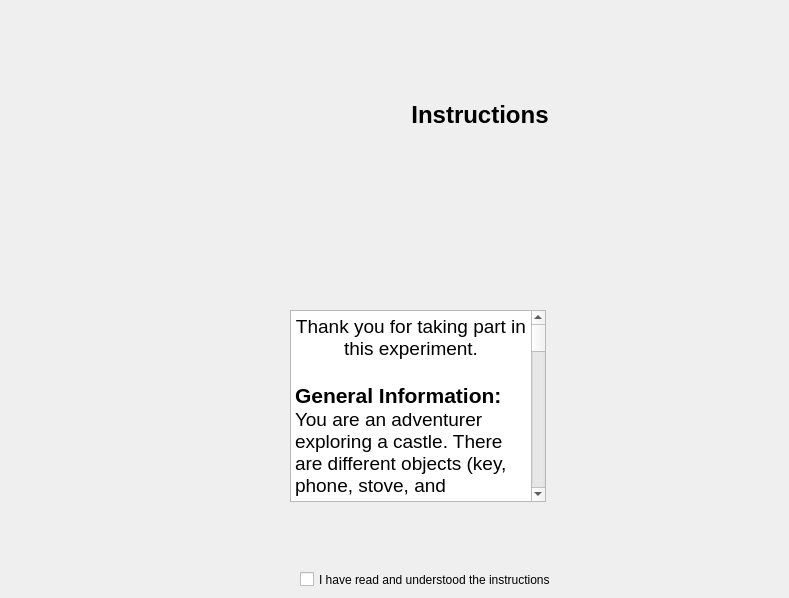
    <widget class="QWidget" name="instructionsPage">
     <widget class="QTextBrowser" name="instructionsText">
      <property name="geometry">
       <rect>
        <x>290</x>
        <y>310</y>
        <width>256</width>
        <height>192</height>
       </rect>
      </property>
      <property name="html">
       <string>&lt;!DOCTYPE HTML PUBLIC &quot;-//W3C//DTD HTML 4.0//EN&quot; &quot;http://www.w3.org/TR/REC-html40/strict.dtd&quot;&gt;
&lt;html&gt;&lt;head&gt;&lt;meta name=&quot;qrichtext&quot; content=&quot;1&quot; /&gt;&lt;style type=&quot;text/css&quot;&gt;
p, li { white-space: pre-wrap; }
&lt;/style&gt;&lt;/head&gt;&lt;body style=&quot; font-family:'Arial'; font-size:14pt; font-weight:400; font-style:normal;&quot;&gt;
&lt;p align=&quot;center&quot; style=&quot; margin-top:0px; margin-bottom:0px; margin-left:0px; margin-right:0px; -qt-block-indent:0; text-indent:0px;&quot;&gt;Thank you for taking part in this experiment.&lt;/p&gt;
&lt;p align=&quot;center&quot; style=&quot;-qt-paragraph-type:empty; margin-top:0px; margin-bottom:0px; margin-left:0px; margin-right:0px; -qt-block-indent:0; text-indent:0px;&quot;&gt;&lt;br /&gt;&lt;/p&gt;
&lt;p style=&quot; margin-top:0px; margin-bottom:0px; margin-left:0px; margin-right:0px; -qt-block-indent:0; text-indent:0px;&quot;&gt;&lt;span style=&quot; font-size:16pt; font-weight:600;&quot;&gt;General Information:&lt;/span&gt;&lt;/p&gt;
&lt;p style=&quot; margin-top:0px; margin-bottom:0px; margin-left:0px; margin-right:0px; -qt-block-indent:0; text-indent:0px;&quot;&gt;You are an adventurer exploring a castle. There are different objects (key, phone, stove, and lightbulb) that can open different rooms (pink, blue, brown, green). Each room has a certain (changing over time) probability of yielding a treasure. Your aim is to collect as many treasures as possible.&lt;/p&gt;
&lt;p style=&quot;-qt-paragraph-type:empty; margin-top:0px; margin-bottom:0px; margin-left:0px; margin-right:0px; -qt-block-indent:0; text-indent:0px;&quot;&gt;&lt;br /&gt;&lt;/p&gt;
&lt;p style=&quot; margin-top:0px; margin-bottom:0px; margin-left:0px; margin-right:0px; -qt-block-indent:0; text-indent:0px;&quot;&gt;&lt;span style=&quot; font-size:16pt; font-weight:600;&quot;&gt;The Quiz:&lt;/span&gt;&lt;/p&gt;
&lt;p style=&quot; margin-top:0px; margin-bottom:0px; margin-left:0px; margin-right:0px; -qt-block-indent:0; text-indent:0px;&quot;&gt;In the quiz you have to learn the combinations between the objects and the rooms.&lt;/p&gt;
&lt;p style=&quot;-qt-paragraph-type:empty; margin-top:0px; margin-bottom:0px; margin-left:0px; margin-right:0px; -qt-block-indent:0; text-indent:0px;&quot;&gt;&lt;br /&gt;&lt;/p&gt;
&lt;p style=&quot; margin-top:0px; margin-bottom:0px; margin-left:0px; margin-right:0px; -qt-block-indent:0; text-indent:0px;&quot;&gt;Each object can open two different rooms, and each room can be opened by two different objects. No object has the same combination of rooms it can open as another object, and no room has the same combination of objects that can open it as another room.&lt;/p&gt;
&lt;p style=&quot;-qt-paragraph-type:empty; margin-top:0px; margin-bottom:0px; margin-left:0px; margin-right:0px; -qt-block-indent:0; text-indent:0px;&quot;&gt;&lt;br /&gt;&lt;/p&gt;
&lt;p style=&quot; margin-top:0px; margin-bottom:0px; margin-left:0px; margin-right:0px; -qt-block-indent:0; text-indent:0px;&quot;&gt;You will be presented with an object (or a room) at the top of the screen and two rooms (or objects) below. You need to select the correct room for your object (or object for your room). &lt;/p&gt;
&lt;p style=&quot; margin-top:0px; margin-bottom:0px; margin-left:0px; margin-right:0px; -qt-block-indent:0; text-indent:0px;&quot;&gt;- Press the LEFT ARROW KEY to select the stimuli on the LEFT.&lt;/p&gt;
&lt;p style=&quot; margin-top:0px; margin-bottom:0px; margin-left:0px; margin-right:0px; -qt-block-indent:0; text-indent:0px;&quot;&gt;- Press the RIGHT ARROW KEY to select the stimuli on the RIGHT.&lt;/p&gt;
&lt;p style=&quot;-qt-paragraph-type:empty; margin-top:0px; margin-bottom:0px; margin-left:0px; margin-right:0px; -qt-block-indent:0; text-indent:0px;&quot;&gt;&lt;br /&gt;&lt;/p&gt;
&lt;p style=&quot; margin-top:0px; margin-bottom:0px; margin-left:0px; margin-right:0px; -qt-block-indent:0; text-indent:0px;&quot;&gt;You have only 3 seconds to answer, if you do not respond in time your answer will be considered incorrect.&lt;/p&gt;
&lt;p style=&quot; margin-top:0px; margin-bottom:0px; margin-left:0px; margin-right:0px; -qt-block-indent:0; text-indent:0px;&quot;&gt;You will receive feedback telling you if you answered correctly.&lt;/p&gt;
&lt;p style=&quot;-qt-paragraph-type:empty; margin-top:0px; margin-bottom:0px; margin-left:0px; margin-right:0px; -qt-block-indent:0; text-indent:0px;&quot;&gt;&lt;br /&gt;&lt;/p&gt;
&lt;p style=&quot; margin-top:0px; margin-bottom:0px; margin-left:0px; margin-right:0px; -qt-block-indent:0; text-indent:0px;&quot;&gt;There are 16 questions (one for each relation between stimuli), you need to answer each question correctly before going on to the trials. If you make a mistake the quiz will start again.&lt;/p&gt;
&lt;p style=&quot;-qt-paragraph-type:empty; margin-top:0px; margin-bottom:0px; margin-left:0px; margin-right:0px; -qt-block-indent:0; text-indent:0px;&quot;&gt;&lt;br /&gt;&lt;/p&gt;
&lt;p style=&quot; margin-top:0px; margin-bottom:0px; margin-left:0px; margin-right:0px; -qt-block-indent:0; text-indent:0px;&quot;&gt;&lt;span style=&quot; font-size:16pt; font-weight:600;&quot;&gt;The Trials:&lt;/span&gt;&lt;/p&gt;
&lt;p style=&quot; margin-top:0px; margin-bottom:0px; margin-left:0px; margin-right:0px; -qt-block-indent:0; text-indent:0px;&quot;&gt;The total number of trial is set by the experimenter.&lt;/p&gt;
&lt;p style=&quot;-qt-paragraph-type:empty; margin-top:0px; margin-bottom:0px; margin-left:0px; margin-right:0px; -qt-block-indent:0; text-indent:0px;&quot;&gt;&lt;br /&gt;&lt;/p&gt;
&lt;p style=&quot; margin-top:0px; margin-bottom:0px; margin-left:0px; margin-right:0px; -qt-block-indent:0; text-indent:0px;&quot;&gt;There are &lt;span style=&quot; font-weight:600;&quot;&gt;practice trials&lt;/span&gt; where you can take as long as you want to answer. &lt;/p&gt;
&lt;p style=&quot; margin-top:0px; margin-bottom:0px; margin-left:0px; margin-right:0px; -qt-block-indent:0; text-indent:0px;&quot;&gt;There are &lt;span style=&quot; font-weight:600;&quot;&gt;experimental trials&lt;/span&gt; where you have only 2 seconds to answer or the trial will be skipped and you will not have an opportunity to earn treasure during that trial.&lt;/p&gt;
&lt;p style=&quot;-qt-paragraph-type:empty; margin-top:0px; margin-bottom:0px; margin-left:0px; margin-right:0px; -qt-block-indent:0; text-indent:0px;&quot;&gt;&lt;br /&gt;&lt;/p&gt;
&lt;p style=&quot; margin-top:0px; margin-bottom:0px; margin-left:0px; margin-right:0px; -qt-block-indent:0; text-indent:0px;&quot;&gt;&lt;span style=&quot; font-weight:600;&quot;&gt;Each trial has a choice between objects. &lt;/span&gt;&lt;/p&gt;
&lt;p style=&quot;-qt-paragraph-type:empty; margin-top:0px; margin-bottom:0px; margin-left:0px; margin-right:0px; -qt-block-indent:0; text-indent:0px;&quot;&gt;&lt;br /&gt;&lt;/p&gt;
&lt;p style=&quot; margin-top:0px; margin-bottom:0px; margin-left:0px; margin-right:0px; -qt-block-indent:0; text-indent:0px;&quot;&gt;There are trials with&lt;span style=&quot; font-weight:600;&quot;&gt; two objects&lt;/span&gt;.&lt;/p&gt;
&lt;p style=&quot; margin-top:0px; margin-bottom:0px; margin-left:0px; margin-right:0px; -qt-block-indent:0; text-indent:0px;&quot;&gt;- Press the LEFT ARROW KEY to select the LEFT side object.&lt;/p&gt;
&lt;p style=&quot; margin-top:0px; margin-bottom:0px; margin-left:0px; margin-right:0px; -qt-block-indent:0; text-indent:0px;&quot;&gt;- Press the RIGHT ARROW KEY to select the RIGHT side object.&lt;/p&gt;
&lt;p style=&quot;-qt-paragraph-type:empty; margin-top:0px; margin-bottom:0px; margin-left:0px; margin-right:0px; -qt-block-indent:0; text-indent:0px;&quot;&gt;&lt;br /&gt;&lt;/p&gt;
&lt;p style=&quot; margin-top:0px; margin-bottom:0px; margin-left:0px; margin-right:0px; -qt-block-indent:0; text-indent:0px;&quot;&gt;You will be presented with the two rooms that the selected object can open. Each room has a certain (changing over time) probability of yielding a treasure. Gold coins will also appear on the screen if the current room yielded a treasure.&lt;/p&gt;
&lt;p style=&quot;-qt-paragraph-type:empty; margin-top:0px; margin-bottom:0px; margin-left:0px; margin-right:0px; -qt-block-indent:0; text-indent:0px;&quot;&gt;&lt;br /&gt;&lt;/p&gt;
&lt;p style=&quot; margin-top:0px; margin-bottom:0px; margin-left:0px; margin-right:0px; -qt-block-indent:0; text-indent:0px;&quot;&gt;There are trials with&lt;span style=&quot; font-weight:600;&quot;&gt; two pairs objects&lt;/span&gt;.&lt;/p&gt;
&lt;p style=&quot; margin-top:0px; margin-bottom:0px; margin-left:0px; margin-right:0px; -qt-block-indent:0; text-indent:0px;&quot;&gt;- Press the LEFT ARROW KEY to select the LEFT side pair.&lt;/p&gt;
&lt;p style=&quot; margin-top:0px; margin-bottom:0px; margin-left:0px; margin-right:0px; -qt-block-indent:0; text-indent:0px;&quot;&gt;- Press the RIGHT ARROW KEY to select the RIGHT side pair.&lt;/p&gt;
&lt;p style=&quot;-qt-paragraph-type:empty; margin-top:0px; margin-bottom:0px; margin-left:0px; margin-right:0px; -qt-block-indent:0; text-indent:0px;&quot;&gt;&lt;br /&gt;&lt;/p&gt;
&lt;p style=&quot; margin-top:0px; margin-bottom:0px; margin-left:0px; margin-right:0px; -qt-block-indent:0; text-indent:0px;&quot;&gt;A ghost that haunts the castle will randomly choose one object between the two objects of the pair.&lt;/p&gt;
&lt;p style=&quot;-qt-paragraph-type:empty; margin-top:0px; margin-bottom:0px; margin-left:0px; margin-right:0px; -qt-block-indent:0; text-indent:0px;&quot;&gt;&lt;br /&gt;&lt;/p&gt;
&lt;p style=&quot; margin-top:0px; margin-bottom:0px; margin-left:0px; margin-right:0px; -qt-block-indent:0; text-indent:0px;&quot;&gt;You will be presented with the two rooms that the object selected by the ghost can open. Each room has a certain (changing over time) probability of yielding a treasure. Gold coins will also appear on the screen if the current room yielded a treasure.&lt;/p&gt;
&lt;p style=&quot;-qt-paragraph-type:empty; margin-top:0px; margin-bottom:0px; margin-left:0px; margin-right:0px; -qt-block-indent:0; text-indent:0px;&quot;&gt;&lt;br /&gt;&lt;/p&gt;
&lt;p style=&quot;-qt-paragraph-type:empty; margin-top:0px; margin-bottom:0px; margin-left:0px; margin-right:0px; -qt-block-indent:0; text-indent:0px;&quot;&gt;&lt;br /&gt;&lt;/p&gt;&lt;/body&gt;&lt;/html&gt;</string>
      </property>
     </widget>
     <widget class="QCheckBox" name="instructionsCheck">
      <property name="geometry">
       <rect>
        <x>300</x>
        <y>570</y>
        <width>431</width>
        <height>19</height>
       </rect>
      </property>
      <property name="text">
       <string>I have read and understood the instructions</string>
      </property>
     </widget>
     <widget class="QLabel" name="instructionsTitle">
      <property name="geometry">
       <rect>
        <x>180</x>
        <y>90</y>
        <width>600</width>
        <height>50</height>
       </rect>
      </property>
      <property name="font">
       <font>
        <pointsize>18</pointsize>
        <weight>75</weight>
        <bold>true</bold>
       </font>
      </property>
      <property name="text">
       <string>Instructions</string>
      </property>
      <property name="alignment">
       <set>Qt::AlignCenter</set>
      </property>
     </widget>
    </widget>
